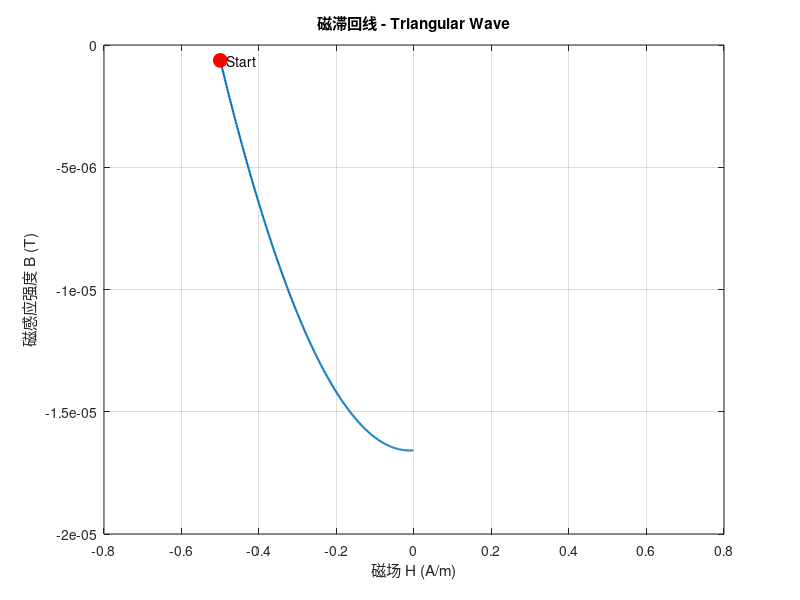
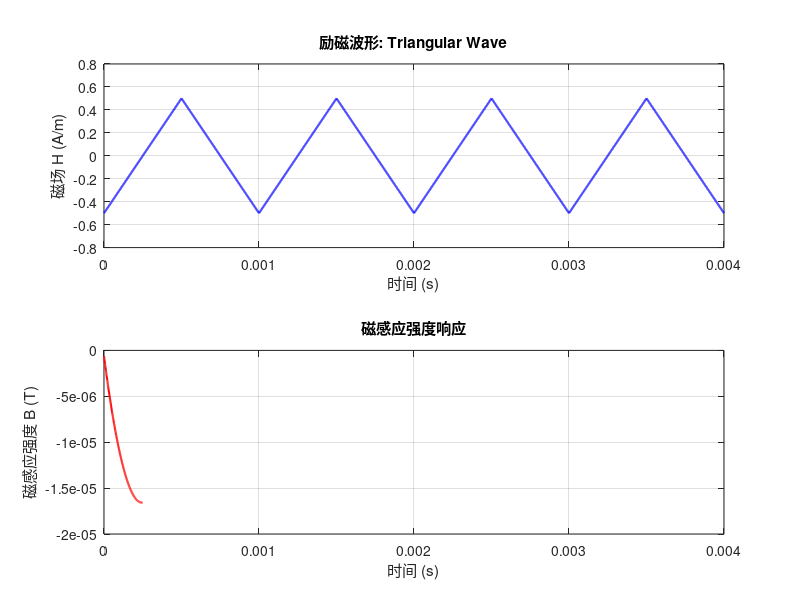

These figures' MATLAB source, in order:
clc; clear; close all;

%% 仿真参数设置
f = 1000;           % 频率 (Hz)
T = 1/f;            % 周期 (s)
t_step = 1e-6;      % 时间步长 (s)
t = 0:t_step:4*T;   % 时间向量 (4个周期)
B_max = 0.5;        % 峰值磁感应强度 (T)

%% 选择励磁波形类型
wave_type = 'triangular';  % 可选: 'sine', 'rectangular', 'triangular'
D = 0.5;                    % 占空比 (仅对矩形波有效)

% 生成励磁磁场H(t)的波形
switch wave_type
    case 'sine'
        H = sin(2*pi*f*t);                % 正弦波
        label = 'Sinusoidal Wave';
    case 'rectangular'
        H = B_max * square(2*pi*f*t, D*100);  % 矩形波 (占空比D)
        label = ['Rectangular Wave (D = ', num2str(D), ')'];
    case 'triangular'
        H = B_max * sawtooth(2*pi*f*t, 0.5);  % 三角波 (对称)
        label = 'Triangular Wave';
end

%% Jiles-Atherton模型参数 (简化版本)
Ms = 1.6e6;         % 饱和磁化强度 (A/m)
a = 50;             % 形状参数 (A/m)
k = 100;            % 磁滞损耗系数 (A/m)
c = 0.5;            % 可逆磁化系数
alpha = 1e-4;       % 耦合系数

%% 初始化磁化强度M和磁场H的关系
M = zeros(size(H));
Man = zeros(size(H));

% 数值求解J-A模型
for i = 2:length(H)
    dH = H(i) - H(i-1);
    if abs(dH) < 1e-10
        dH = 1e-10;  % 避免除以零
    end
    
    % 计算无磁滞磁化强度Man（Langevin函数近似）
    Man(i) = Ms * (coth(H(i)/a) - a/H(i));
    
    % 磁化率微分方程（简化J-A模型）
    delta = sign(dH);
    dM_dH = (Man(i) - M(i-1)) / (k * delta - alpha * (Man(i) - M(i-1)));
    M(i) = M(i-1) + dM_dH * dH;
end

% 计算磁感应强度B
mu0 = 4*pi*1e-7;    % 真空磁导率
B = mu0 * (H + M);  % B = μ0*(H + M)

%% 绘制磁滞回线
figure;
plot(H, B, 'LineWidth', 1.5);
xlabel('磁场 H (A/m)');
ylabel('磁感应强度 B (T)');
title(['磁滞回线 - ', label]);
grid on;

% 标记饱和区域
hold on;
plot(H(1), B(1), 'ro', 'MarkerSize', 10, 'MarkerFaceColor', 'r');
text(H(1), B(1), '  Start', 'FontSize', 10);

% 绘制励磁波形（辅助理解）
figure;
subplot(2,1,1);
plot(t, H, 'b', 'LineWidth', 1.5);
xlabel('时间 (s)');
ylabel('磁场 H (A/m)');
title(['励磁波形: ', label]);
grid on;
xlim([0 4*T]);

subplot(2,1,2);
plot(t, B, 'r', 'LineWidth', 1.5);
xlabel('时间 (s)');
ylabel('磁感应强度 B (T)');
title('磁感应强度响应');
grid on;
xlim([0 4*T]);
